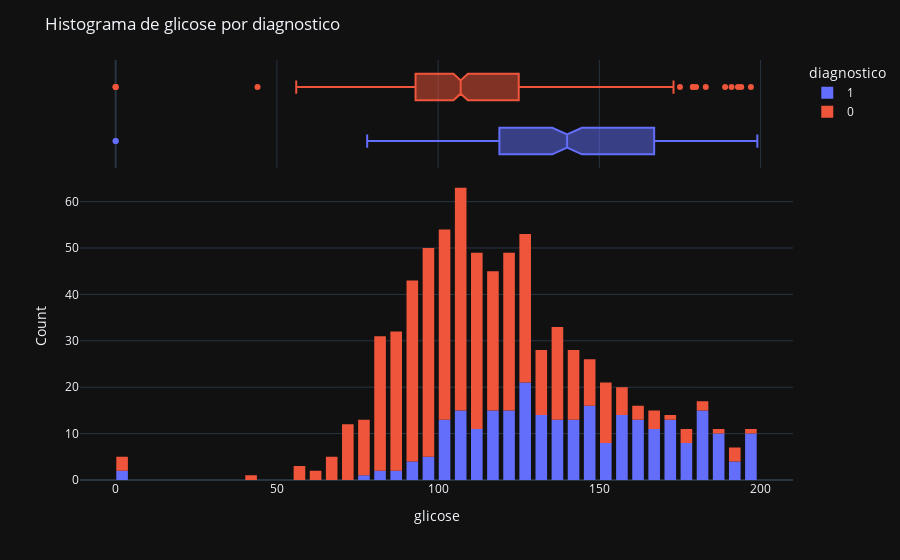

This figure's notebook cell:
### Markdown cell above
##### 1.2.1.2 Feature Glicose

### Code cell
print_feature_distribution(original_dataset, 'glicose')

### Figure 1 — Plotly figure (JSON) as saved in the notebook; plotly's stock layout.template omitted (floating-point values rounded to 4 significant figures; data arrays with more than 128 entries replaced by an {"elided": "..."} marker saying what was removed)
{"data": [{"alignmentgroup": "True", "bingroup": "x", "hovertemplate": "diagnostico=1<br>glicose=%{x}<br>count=%{y}<extra></extra>", "legendgroup": "1", "marker": {"color": "#636efa", "pattern": {"shape": ""}}, "name": "1", "offsetgroup": "1", "orientation": "v", "showlegend": true, "x": {"elided": "268 int values"}, "xaxis": "x", "yaxis": "y", "type": "histogram"}, {"alignmentgroup": "True", "hovertemplate": "diagnostico=1<br>glicose=%{x}<extra></extra>", "legendgroup": "1", "marker": {"color": "#636efa"}, "name": "1", "notched": true, "offsetgroup": "1", "showlegend": false, "x": {"elided": "268 int values"}, "xaxis": "x2", "yaxis": "y2", "type": "box"}, {"alignmentgroup": "True", "bingroup": "x", "hovertemplate": "diagnostico=0<br>glicose=%{x}<br>count=%{y}<extra></extra>", "legendgroup": "0", "marker": {"color": "#EF553B", "pattern": {"shape": ""}}, "name": "0", "offsetgroup": "0", "orientation": "v", "showlegend": true, "x": {"elided": "500 int values"}, "xaxis": "x", "yaxis": "y", "type": "histogram"}, {"alignmentgroup": "True", "hovertemplate": "diagnostico=0<br>glicose=%{x}<extra></extra>", "legendgroup": "0", "marker": {"color": "#EF553B"}, "name": "0", "notched": true, "offsetgroup": "0", "showlegend": false, "x": {"elided": "500 int values"}, "xaxis": "x2", "yaxis": "y2", "type": "box"}], "layout": {"xaxis": {"anchor": "y", "domain": [0.0, 1.0], "title": {"text": "glicose"}}, "yaxis": {"anchor": "x", "domain": [0.0, 0.7326], "title": {"text": "Count"}}, "xaxis2": {"anchor": "y2", "domain": [0.0, 1.0], "matches": "x", "showticklabels": false, "showgrid": true}, "yaxis2": {"anchor": "x2", "domain": [0.7426, 1.0], "matches": "y2", "showticklabels": false, "showline": false, "ticks": "", "showgrid": false}, "legend": {"title": {"text": "diagnostico"}, "tracegroupgap": 0}, "margin": {"t": 60}, "barmode": "relative", "bargap": 0.2, "bargroupgap": 0.1, "title": {"text": "Histograma de glicose por diagnostico"}}}
